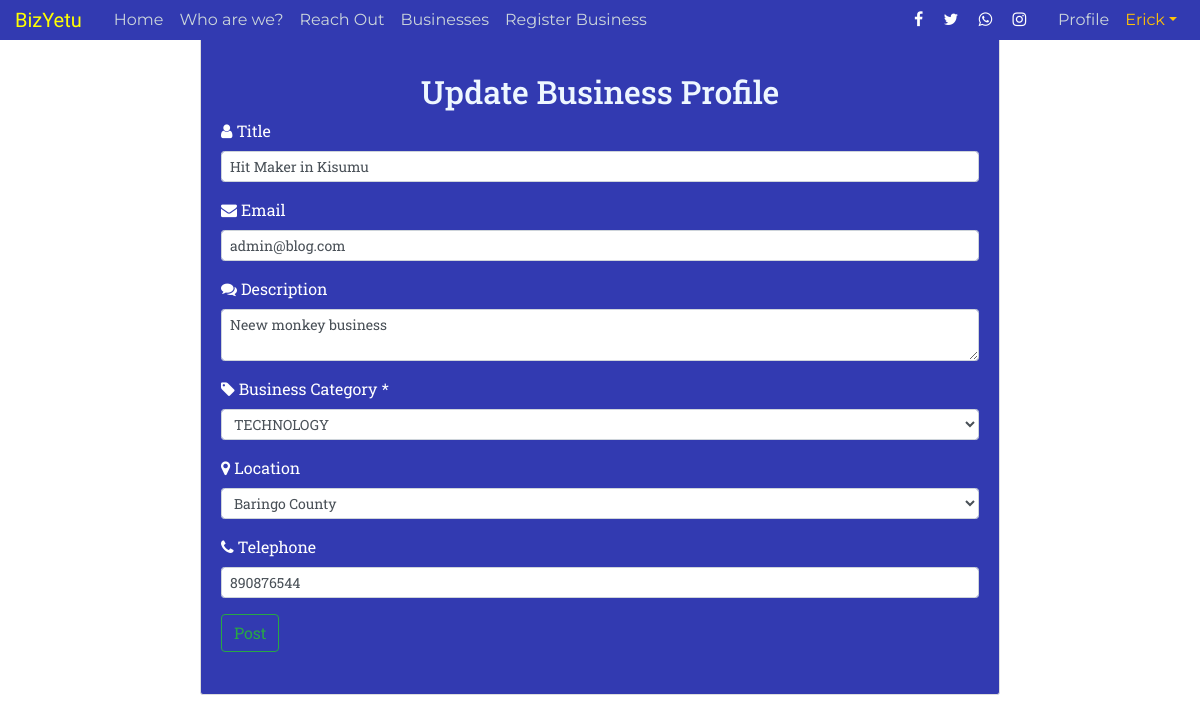
The page /businesses/9/update (signed in) on the database as committed earlier.
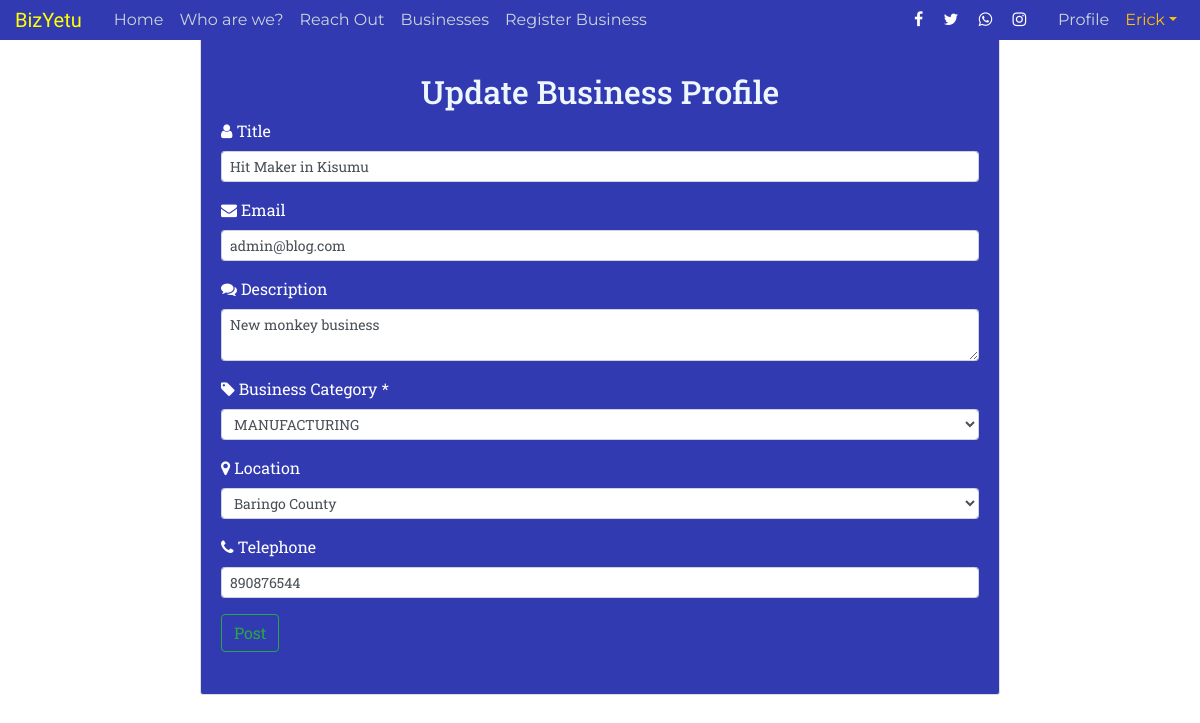
The same page on the database as committed later.
### flask_app/models.py (models this page shows, shortened)
class Business(db.Model, UserMixin):
    id = db.Column(db.Integer, primary_key=True)
    business_title = db.Column(db.String(100), nullable=False)
    business_description = db.Column(db.String(280), nullable=False)
    email = db.Column(db.String(100), nullable=False)
    business_image_file = db.Column(
        db.String(120), nullable=False, default='default.jpg')
    business_date_posted = db.Column(db.DateTime, nullable=False)
    business_category = db.Column(db.String(100), nullable=False)
    business_location = db.Column(db.String(100), nullable=False)
    business_tel = db.Column(db.Integer, nullable=False)
    user_id = db.Column(db.Integer, db.ForeignKey('user.id'), nullable=False)

### flask_app/routes.py (the view)
@app.route("/businesses/<int:business_id>/update", methods=['GET', 'POST'])
def update_business(business_id):
    business = Business.query.get_or_404(business_id)
    if business.business_owner != current_user:
        abort(403)
    form = BusinessForm()
    if form.validate_on_submit():
        business.business_title = form.business_title.data
        business.business_title = form.business_title.data
        business.email = form.email.data
        business.business_description = form.business_description.data
        business.business_category = form.business_category.data
        business.business_location = form.business_location.data
        business.business_tel = form.business_tel.data
        business.business_date_posted = datetime.utcnow() + timedelta(hours=3)
        db.session.commit()
        flash('Your Business profile has been updated', 'success')
        return redirect(url_for('business', business_id=business.id))
    elif request.method == 'GET':
        form.business_title.data = business.business_title
        form.business_title.data = business.business_title
        form.email.data = business.email
        form.business_description.data = business.business_description
        form.business_category.data = business.business_category
        form.business_location.data = business.business_location
        form.business_tel.data = business.business_tel
    return render_template('update_business.html', title="Update Business", form=form, legend='Update Business Profile')

### flask_app/forms.py
class BusinessForm(FlaskForm):
    business_title = StringField(
        'Title', validators=[DataRequired(), Length(min=5, max=20)])
    email = StringField('Email', validators=[DataRequired(), Email()])
    business_description = TextAreaField(
        'Description', validators=[DataRequired(), Length(min=10, max=120)])
    business_location = SelectField(
        'Location', choices=counties, validators=[DataRequired()])
    business_category = SelectField(
        'Business Category *', choices=business_categories, validators=[DataRequired()])
    business_tel = StringField('Telephone', validators=[DataRequired()])
    submit = SubmitField('Post')

### flask_app/models.py (called while the page is built)
@login_manager.user_loader
def load_user(user_id):
    return User.query.get(int(user_id))

### flask_app/templates/update_business.html (shortened to what the changed rows need)
{% extends 'layout.html' %}
{% block content %}
<div class="content-section container col-md-8 pt-5">
                <div class="text-center">
                    <h2>{{ legend }}</h2>
                </div>
                <form method="POST" action="">
                    <fieldset class="form-group">
                        <div class="md-form mb-2">
                          <div class="form-group">
                                <i class="fa fa-user"></i> {{ form.business_title.label(class="form-control-label")}}
                                {% if form.business_title.errors %}
                                    {{ form.business_title(class="form-control form-control-sm is-invalid")}}
                                    <div class="invalid-feedback">
                                        {% for error in form.business_title.errors %}
                                            <span>{{ error }}</span>
                                        {% endfor %}
                                    </div>
                                {% else %}
                                    {{ form.business_title(class="form-control form-control-sm")}}
                                {% endif %}
                            </div>
                        </div>
                        <div class="md-form mb-2">
                          <div class="form-group">
                                <i class="fa fa-envelope"></i> {{ form.email.label(class="form-control-label")}}
                                {% if form.email.errors %}
                                    {{ form.email(class="form-control form-control-sm is-invalid")}}
                                    <div class="invalid-feedback">
                                        {% for error in form.email.errors %}
                                            <span>{{ error }}</span>
                                        {% endfor %}
                                    </div>
                                {% else %}
                                    {{ form.email(class="form-control form-control-sm")}}
                                {% endif %}
                            </div>
                        </div>
                        <div class="form-group">
                                <i class="fa fa-comments"></i> {{ form.business_description.label(class="form-control-label")}}
                                {% if form.business_description.errors %}
                                    {{ form.business_description(class="form-control form-control-sm is-invalid")}}
                                    <div class="invalid-feedback">
                                        {% for error in form.business_description.errors %}
                                            <span>{{ error }}</span>
                                        {% endfor %}
                                    </div>
                                {% else %}
                                    {{ form.business_description(class="form-control form-control-sm")}}
                                {% endif %}
                            </div>
                        <div class="md-form mb-2">
                          <div class="form-group">
                                <i class="fa fa-tag"></i> {{ form.business_category.label(class="form-control-label")}}
                                {% if form.business_category.errors %}
                                    {{ form.business_category(class="form-control form-control-sm is-invalid")}}
                                    <div class="invalid-feedback">
                                        {% for error in form.business_category.errors %}
                                            <span>{{ error }}</span>
                                        {% endfor %}
                                    </div>
                                {% else %}
                                    {{ form.business_category(class="form-control form-control-sm")}}
                                {% endif %}
                            </div>
                        </div>
                        <div class="form-group">
                                <i class="fa fa-map-marker"></i> {{ form.business_location.label(class="form-control-label")}}
                                {% if form.business_location.errors %}
                                    {{ form.business_location(class="form-control form-control-sm is-invalid")}}
                                    <div class="invalid-feedback">
                                        {% for error in form.business_location.errors %}
                                            <span>{{ error }}</span>
                                        {% endfor %}
                                    </div>
                                {% else %}
                                    {{ form.business_location(class="form-control form-control-sm")}}
                                {% endif %}
                            </div>
                            <div class="form-group">
                                <i class="fa fa-phone"></i> {{ form.business_tel.label(class="form-control-label")}}
                                {% if form.business_tel.errors %}
                                    {{ form.business_tel(class="form-control form-control-sm is-invalid")}}
                                    <div class="invalid-feedback">
                                        {% for error in form.business_tel.errors %}
                                            <span>{{ error }}</span>
                                        {% endfor %}
                                    </div>
                                {% else %}
                                    {{ form.business_tel(class="form-control form-control-sm")}}
                                {% endif %}
                            </div>
                    </fieldset>
                </form>
            </div>
    {% endblock content %}

Rows that differ between the two databases and show on the page:
changed Business "Hit Maker in Kisumu": business_description "Neew monkey business" → "New monkey business"; business_category "TECHNOLOGY" → "MANUFACTURING"
